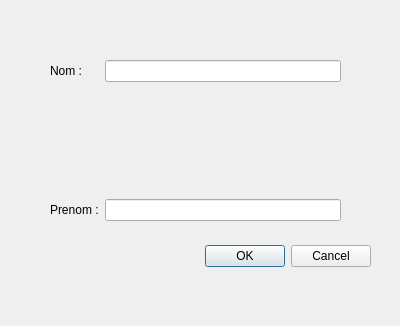
<?xml version="1.0" encoding="UTF-8"?>
<ui version="4.0">
 <class>DialogPsychologue</class>
 <widget class="QDialog" name="DialogPsychologue">
  <property name="geometry">
   <rect>
    <x>0</x>
    <y>0</y>
    <width>400</width>
    <height>326</height>
   </rect>
  </property>
  <property name="windowTitle">
   <string>Dialog</string>
  </property>
  <widget class="QDialogButtonBox" name="buttonBox">
   <property name="geometry">
    <rect>
     <x>30</x>
     <y>240</y>
     <width>341</width>
     <height>32</height>
    </rect>
   </property>
   <property name="orientation">
    <enum>Qt::Horizontal</enum>
   </property>
   <property name="standardButtons">
    <set>QDialogButtonBox::Cancel|QDialogButtonBox::Ok</set>
   </property>
  </widget>
  <widget class="QWidget" name="formLayoutWidget">
   <property name="geometry">
    <rect>
     <x>50</x>
     <y>60</y>
     <width>291</width>
     <height>161</height>
    </rect>
   </property>
   <layout class="QFormLayout" name="formLayout">
    <item row="0" column="0">
     <widget class="QLabel" name="label">
      <property name="text">
       <string>Nom : </string>
      </property>
     </widget>
    </item>
    <item row="0" column="1">
     <widget class="QLineEdit" name="lineEdit"/>
    </item>
    <item row="2" column="0">
     <widget class="QLabel" name="label_2">
      <property name="text">
       <string>Prenom :</string>
      </property>
     </widget>
    </item>
    <item row="2" column="1">
     <widget class="QLineEdit" name="lineEdit_2"/>
    </item>
    <item row="1" column="1">
     <spacer name="verticalSpacer">
      <property name="orientation">
       <enum>Qt::Vertical</enum>
      </property>
      <property name="sizeHint" stdset="0">
       <size>
        <width>20</width>
        <height>40</height>
       </size>
      </property>
     </spacer>
    </item>
   </layout>
  </widget>
 </widget>
 <resources/>
 <connections>
  <connection>
   <sender>buttonBox</sender>
   <signal>accepted()</signal>
   <receiver>DialogPsychologue</receiver>
   <slot>accept()</slot>
   <hints>
    <hint type="sourcelabel">
     <x>248</x>
     <y>254</y>
    </hint>
    <hint type="destinationlabel">
     <x>157</x>
     <y>274</y>
    </hint>
   </hints>
  </connection>
  <connection>
   <sender>buttonBox</sender>
   <signal>rejected()</signal>
   <receiver>DialogPsychologue</receiver>
   <slot>reject()</slot>
   <hints>
    <hint type="sourcelabel">
     <x>316</x>
     <y>260</y>
    </hint>
    <hint type="destinationlabel">
     <x>286</x>
     <y>274</y>
    </hint>
   </hints>
  </connection>
 </connections>
</ui>
